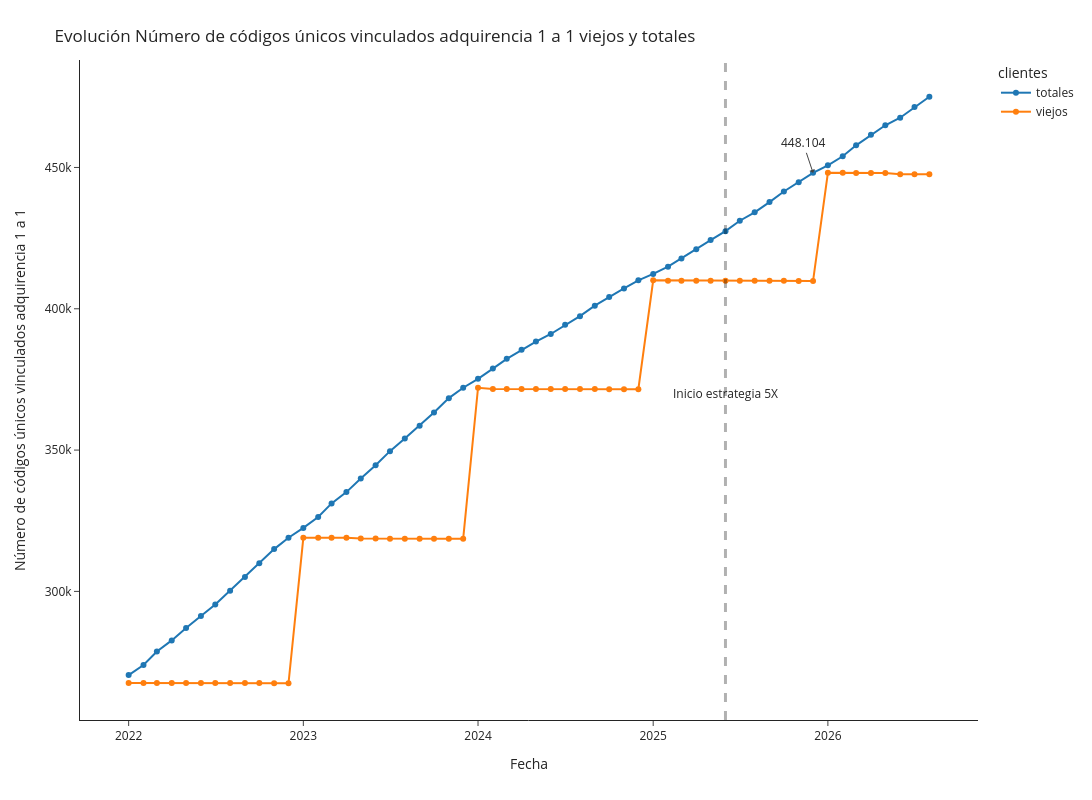

Here is the notebook cell this chart was saved with:
### Markdown cell above
# Vinculaciones

### Code cell
df_plot1 = df[['fecha_ymd2', 'num_vinc_new_cumsum_ym']]
df_plot1.columns = ['fecha', 'cantidad_clientes']
df_plot1['clientes'] = 'nuevos'
df_plot2 = df[['fecha_ymd2', 'num_vinc_old']]
df_plot2.columns = ['fecha', 'cantidad_clientes']
df_plot2['clientes'] = 'viejos'
df_plot3 = df[['fecha_ymd2', 'num_vinc_all']]
df_plot3.columns = ['fecha', 'cantidad_clientes']
df_plot3['clientes'] = 'totales'

df_plot = pd.concat([df_plot3, df_plot2])
fig = px.line(df_plot, x="fecha", y="cantidad_clientes", color='clientes',markers=True, template='simple_white', width=1600, height=800)
fig.add_vline(x='2025-06-01', line_width=3, line_dash="dash")
fig.update_layout(
    title={
        'text': "Evolución Número de códigos únicos vinculados adquirencia 1 a 1 viejos y totales",
        'xanchor': 'left',
        'yanchor': 'top'},
    xaxis=dict(
            title=dict(
                text="Fecha"
            )),
    yaxis=dict(
            title=dict(
                text="Número de códigos únicos vinculados adquirencia 1 a 1"
            ))
)
fig.add_annotation(x='2025-06-01', y=370000,
            text="Inicio estrategia 5X",
            showarrow=False,
            arrowhead=1)
fig.add_annotation(x='2025-12-01', y=448104,
            text="448.104",
            showarrow=True,
            arrowhead=1)
fig.show()

### Figure 1 — Plotly figure (JSON) as saved in the notebook; plotly's stock layout.template omitted (floating-point values rounded to 4 significant figures)
{"data": [{"hovertemplate": "clientes=totales<br>fecha=%{x}<br>cantidad_clientes=%{y}<extra></extra>", "legendgroup": "totales", "line": {"color": "#1F77B4", "dash": "solid"}, "marker": {"symbol": "circle"}, "mode": "markers+lines", "name": "totales", "orientation": "v", "showlegend": true, "type": "scatter", "x": ["2026-08-01T00:00:00", "2026-07-01T00:00:00", "2026-06-01T00:00:00", "2026-05-01T00:00:00", "2026-04-01T00:00:00", "2026-03-01T00:00:00", "2026-02-01T00:00:00", "2026-01-01T00:00:00", "2025-12-01T00:00:00", "2025-11-01T00:00:00", "2025-10-01T00:00:00", "2025-09-01T00:00:00", "2025-08-01T00:00:00", "2025-07-01T00:00:00", "2025-06-01T00:00:00", "2025-05-01T00:00:00", "2025-04-01T00:00:00", "2025-03-01T00:00:00", "2025-02-01T00:00:00", "2025-01-01T00:00:00", "2024-12-01T00:00:00", "2024-11-01T00:00:00", "2024-10-01T00:00:00", "2024-09-01T00:00:00", "2024-08-01T00:00:00", "2024-07-01T00:00:00", "2024-06-01T00:00:00", "2024-05-01T00:00:00", "2024-04-01T00:00:00", "2024-03-01T00:00:00", "2024-02-01T00:00:00", "2024-01-01T00:00:00", "2023-12-01T00:00:00", "2023-11-01T00:00:00", "2023-10-01T00:00:00", "2023-09-01T00:00:00", "2023-08-01T00:00:00", "2023-07-01T00:00:00", "2023-06-01T00:00:00", "2023-05-01T00:00:00", "2023-04-01T00:00:00", "2023-03-01T00:00:00", "2023-02-01T00:00:00", "2023-01-01T00:00:00", "2022-12-01T00:00:00", "2022-11-01T00:00:00", "2022-10-01T00:00:00", "2022-09-01T00:00:00", "2022-08-01T00:00:00", "2022-07-01T00:00:00", "2022-06-01T00:00:00", "2022-05-01T00:00:00", "2022-04-01T00:00:00", "2022-03-01T00:00:00", "2022-02-01T00:00:00", "2022-01-01T00:00:00"], "xaxis": "x", "y": [475018, 471385, 467583, 464916, 461551, 457831, 453969, 450772, 448104, 444725, 441505, 437750, 434113, 431145, 427463, 424315, 421087, 417795, 414893, 412324, 410078, 407176, 404196, 401097, 397396, 394329, 391072, 388397, 385458, 382273, 378833, 375204, 372067, 368382, 363280, 358637, 354074, 349621, 344634, 339967, 335134, 331131, 326336, 322463, 318972, 314962, 309991, 305102, 300187, 295369, 291284, 287082, 282658, 278735, 273973, 270388], "yaxis": "y"}, {"hovertemplate": "clientes=viejos<br>fecha=%{x}<br>cantidad_clientes=%{y}<extra></extra>", "legendgroup": "viejos", "line": {"color": "#FF7F0E", "dash": "solid"}, "marker": {"symbol": "circle"}, "mode": "markers+lines", "name": "viejos", "orientation": "v", "showlegend": true, "type": "scatter", "x": ["2026-08-01T00:00:00", "2026-07-01T00:00:00", "2026-06-01T00:00:00", "2026-05-01T00:00:00", "2026-04-01T00:00:00", "2026-03-01T00:00:00", "2026-02-01T00:00:00", "2026-01-01T00:00:00", "2025-12-01T00:00:00", "2025-11-01T00:00:00", "2025-10-01T00:00:00", "2025-09-01T00:00:00", "2025-08-01T00:00:00", "2025-07-01T00:00:00", "2025-06-01T00:00:00", "2025-05-01T00:00:00", "2025-04-01T00:00:00", "2025-03-01T00:00:00", "2025-02-01T00:00:00", "2025-01-01T00:00:00", "2024-12-01T00:00:00", "2024-11-01T00:00:00", "2024-10-01T00:00:00", "2024-09-01T00:00:00", "2024-08-01T00:00:00", "2024-07-01T00:00:00", "2024-06-01T00:00:00", "2024-05-01T00:00:00", "2024-04-01T00:00:00", "2024-03-01T00:00:00", "2024-02-01T00:00:00", "2024-01-01T00:00:00", "2023-12-01T00:00:00", "2023-11-01T00:00:00", "2023-10-01T00:00:00", "2023-09-01T00:00:00", "2023-08-01T00:00:00", "2023-07-01T00:00:00", "2023-06-01T00:00:00", "2023-05-01T00:00:00", "2023-04-01T00:00:00", "2023-03-01T00:00:00", "2023-02-01T00:00:00", "2023-01-01T00:00:00", "2022-12-01T00:00:00", "2022-11-01T00:00:00", "2022-10-01T00:00:00", "2022-09-01T00:00:00", "2022-08-01T00:00:00", "2022-07-01T00:00:00", "2022-06-01T00:00:00", "2022-05-01T00:00:00", "2022-04-01T00:00:00", "2022-03-01T00:00:00", "2022-02-01T00:00:00", "2022-01-01T00:00:00"], "xaxis": "x", "y": [447596, 447611, 447619, 448057, 448056, 448074, 448099, 448103, 409803, 409832, 409896, 409900, 409903, 409905, 409922, 409925, 409928, 409953, 409938, 410060, 371557, 371563, 371563, 371574, 371579, 371589, 371581, 371587, 371594, 371607, 371597, 372060, 318660, 318662, 318666, 318668, 318670, 318670, 318673, 318680, 318953, 318956, 318971, 318972, 267500, 267519, 267549, 267549, 267580, 267583, 267588, 267586, 267609, 267609, 267627, 267632], "yaxis": "y"}], "layout": {"annotations": [{"arrowhead": 1, "showarrow": false, "text": "Inicio estrategia 5X", "x": "2025-06-01", "y": 370000}, {"arrowhead": 1, "showarrow": true, "text": "448.104", "x": "2025-12-01", "y": 448104}], "height": 800, "legend": {"title": {"text": "clientes"}, "tracegroupgap": 0}, "margin": {"t": 60}, "shapes": [{"line": {"dash": "dash", "width": 3}, "type": "line", "x0": "2025-06-01", "x1": "2025-06-01", "xref": "x", "y0": 0, "y1": 1, "yref": "y domain"}], "title": {"text": "Evolución Número de códigos únicos vinculados adquirencia 1 a 1 viejos y totales", "xanchor": "left", "yanchor": "top"}, "width": 1600, "xaxis": {"anchor": "y", "domain": [0, 1], "title": {"text": "Fecha"}}, "yaxis": {"anchor": "x", "domain": [0, 1], "title": {"text": "Número de códigos únicos vinculados adquirencia 1 a 1"}}}}
